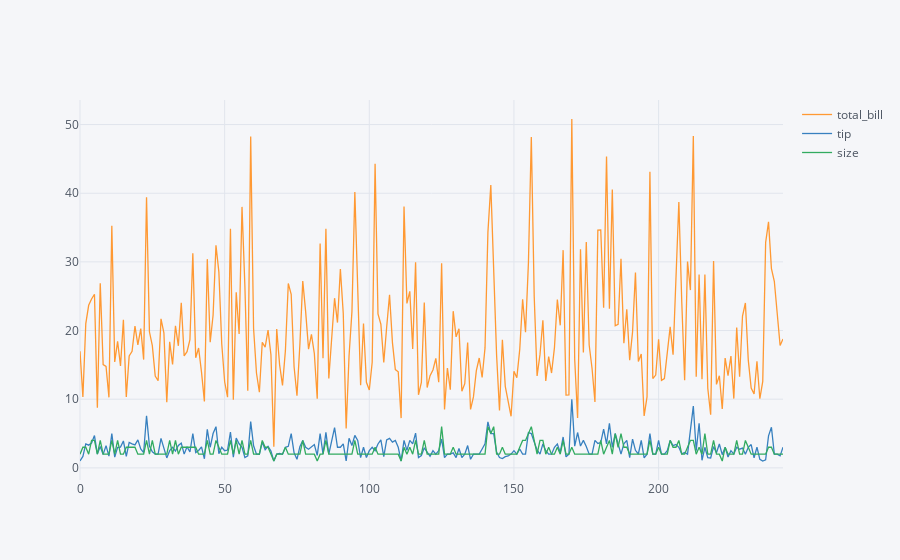

Notebook source saved alongside this figure:
### Code cell
dataset2.iplot()

### Figure 1 — Plotly figure (JSON) as saved in the notebook; plotly's stock layout.template omitted (floating-point values rounded to 4 significant figures; data arrays with more than 128 entries replaced by an {"elided": "..."} marker saying what was removed)
{"data": [{"line": {"color": "rgba(255, 153, 51, 1.0)", "dash": "solid", "shape": "linear", "width": 1.3}, "mode": "lines", "name": "total_bill", "text": "", "type": "scatter", "uid": "88a1778c-4e85-4779-8b3a-3450787f542a", "x": {"elided": "244 int values"}, "y": {"elided": "244 float values"}}, {"line": {"color": "rgba(55, 128, 191, 1.0)", "dash": "solid", "shape": "linear", "width": 1.3}, "mode": "lines", "name": "tip", "text": "", "type": "scatter", "uid": "b9fa13fa-2fea-4004-9706-e72717ad51ba", "x": {"elided": "244 int values"}, "y": {"elided": "244 float values"}}, {"line": {"color": "rgba(50, 171, 96, 1.0)", "dash": "solid", "shape": "linear", "width": 1.3}, "mode": "lines", "name": "size", "text": "", "type": "scatter", "uid": "096d332f-daaf-4c41-943b-6a2f4a0d0bcc", "x": {"elided": "244 int values"}, "y": {"elided": "244 int values"}}], "layout": {"legend": {"bgcolor": "#F5F6F9", "font": {"color": "#4D5663"}}, "paper_bgcolor": "#F5F6F9", "plot_bgcolor": "#F5F6F9", "title": {"font": {"color": "#4D5663"}}, "xaxis": {"gridcolor": "#E1E5ED", "showgrid": true, "tickfont": {"color": "#4D5663"}, "title": {"font": {"color": "#4D5663"}, "text": ""}, "zerolinecolor": "#E1E5ED"}, "yaxis": {"gridcolor": "#E1E5ED", "showgrid": true, "tickfont": {"color": "#4D5663"}, "title": {"font": {"color": "#4D5663"}, "text": ""}, "zerolinecolor": "#E1E5ED"}}}
